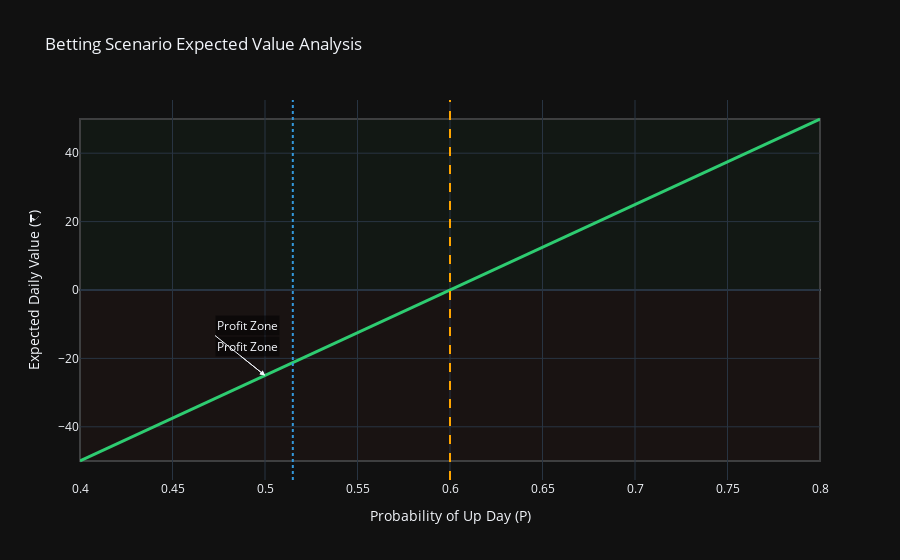

The cell this chart's notebook holds for it:
### Markdown cell above
## Problem 5: Trading Scenario

### Expected Value Calculation
For betting scenario:
- Win ₹100 on Up days ($P(\text{Up}) = p$)
- Lose ₹150 on Down days ($P(\text{Down}) = 1-p$)

Expected value:
$$ EV = (100 \times p) + (-150 \times (1-p)) $$

Breakeven when:
$$ EV > 0 \Rightarrow p > 0.6 $$

### Code cell
# Betting scenario parameters
WIN_AMOUNT = 100  # ₹ won on up days
LOSS_AMOUNT = -150  # ₹ lost on down days

# Calculate expected value
def betting_expected_value(p_up, win=WIN_AMOUNT, loss=LOSS_AMOUNT):
    """Calculate expected value of daily betting scenario"""
    p_down = 1 - p_up
    return (win * p_up) + (loss * p_down)

# Calculate breakeven probability
breakeven_p = abs(LOSS_AMOUNT) / (abs(LOSS_AMOUNT) + WIN_AMOUNT)

# Create visualization
p_range = np.linspace(0.4, 0.8, 100)
ev_values = [betting_expected_value(p) for p in p_range]

ev_fig = go.Figure()
ev_fig.add_trace(
    go.Scatter(
        x=p_range, 
        y=ev_values,
        mode='lines',
        line=dict(color='#2ECC71', width=3),
        hovertemplate="P(Up): %{x:.3f}<br>EV: ₹%{y:.2f}<extra></extra>"
    )
)

# Add breakeven point
ev_fig.add_vline(
    x=breakeven_p, 
    line_dash="dash", 
    line_color="orange",
    annotation_text=f"Breakeven: {breakeven_p:.3f}", 
    annotation_position="top right"
)

# Add current probability
ev_fig.add_vline(
    x=p_up, 
    line_dash="dot", 
    line_color="#3498DB",
    annotation_text=f"Current: {p_up:.3f}", 
    annotation_position="bottom right"
)

ev_fig.update_layout(
    title="Betting Scenario Expected Value Analysis",
    xaxis_title="Probability of Up Day (P)",
    yaxis_title="Expected Daily Value (₹)",
    template="plotly_dark",
    height=500,
    annotations=[
        dict(
            x=0.5,
            y=betting_expected_value(0.5),
            xref="x",
            yref="y",
            text="Profit Zone",
            showarrow=True,
            arrowhead=2,
            ax=-50,
            ay=-40,
            bgcolor="rgba(0,0,0,0.5)"
        )
    ]
)

ev_fig.add_hrect(
    y0=0, 
    y1=max(ev_values),
    fillcolor="rgba(46, 204, 113, 0.2)",
    opacity=0.2,
    layer="below"
)

ev_fig.add_hrect(
    y0=min(ev_values), 
    y1=0,
    fillcolor="rgba(231, 76, 60, 0.2)",
    opacity=0.2,
    layer="below"
)

ev_fig.show()

# Print conclusion
expected_value = betting_expected_value(p_up)
print("\nBetting Scenario Evaluation:")
print(f"Current P(UP): {p_up:.4f}")
print(f"Expected Daily Value: ₹{expected_value:.2f}")
print(f"Breakeven Probability: {breakeven_p:.4f}")
print("Conclusion: " + ("Profitable" if expected_value > 0 else "Not Profitable"))

### Figure 1 — Plotly figure (JSON) as saved in the notebook; plotly's stock layout.template omitted (floating-point values rounded to 4 significant figures)
{"data": [{"hovertemplate": "P(Up): %{x:.3f}<br>EV: ₹%{y:.2f}<extra></extra>", "line": {"color": "#2ECC71", "width": 3}, "mode": "lines", "type": "scatter", "x": [0.4, 0.404, 0.4081, 0.4121, 0.4162, 0.4202, 0.4242, 0.4283, 0.4323, 0.4364, 0.4404, 0.4444, 0.4485, 0.4525, 0.4566, 0.4606, 0.4646, 0.4687, 0.4727, 0.4768, 0.4808, 0.4848, 0.4889, 0.4929, 0.497, 0.501, 0.5051, 0.5091, 0.5131, 0.5172, 0.5212, 0.5253, 0.5293, 0.5333, 0.5374, 0.5414, 0.5455, 0.5495, 0.5535, 0.5576, 0.5616, 0.5657, 0.5697, 0.5737, 0.5778, 0.5818, 0.5859, 0.5899, 0.5939, 0.598, 0.602, 0.6061, 0.6101, 0.6141, 0.6182, 0.6222, 0.6263, 0.6303, 0.6343, 0.6384, 0.6424, 0.6465, 0.6505, 0.6545, 0.6586, 0.6626, 0.6667, 0.6707, 0.6747, 0.6788, 0.6828, 0.6869, 0.6909, 0.6949, 0.699, 0.703, 0.7071, 0.7111, 0.7152, 0.7192, 0.7232, 0.7273, 0.7313, 0.7354, 0.7394, 0.7434, 0.7475, 0.7515, 0.7556, 0.7596, 0.7636, 0.7677, 0.7717, 0.7758, 0.7798, 0.7838, 0.7879, 0.7919, 0.796, 0.8], "y": [-50, -48.99, -47.98, -46.97, -45.96, -44.95, -43.94, -42.93, -41.92, -40.91, -39.9, -38.89, -37.88, -36.87, -35.86, -34.85, -33.84, -32.83, -31.82, -30.81, -29.8, -28.79, -27.78, -26.77, -25.76, -24.75, -23.74, -22.73, -21.72, -20.71, -19.7, -18.69, -17.68, -16.67, -15.66, -14.65, -13.64, -12.63, -11.62, -10.61, -9.596, -8.586, -7.576, -6.566, -5.556, -4.545, -3.535, -2.525, -1.515, -0.5051, 0.5051, 1.515, 2.525, 3.535, 4.545, 5.556, 6.566, 7.576, 8.586, 9.596, 10.61, 11.62, 12.63, 13.64, 14.65, 15.66, 16.67, 17.68, 18.69, 19.7, 20.71, 21.72, 22.73, 23.74, 24.75, 25.76, 26.77, 27.78, 28.79, 29.8, 30.81, 31.82, 32.83, 33.84, 34.85, 35.86, 36.87, 37.88, 38.89, 39.9, 40.91, 41.92, 42.93, 43.94, 44.95, 45.96, 46.97, 47.98, 48.99, 50.0]}], "layout": {"annotations": [{"arrowhead": 2, "ax": -50, "ay": -40, "bgcolor": "rgba(0, 0, 0, 0.5)", "showarrow": true, "text": "Profit Zone", "x": 0.5, "xanchor": "left", "xref": "x", "y": -25, "yanchor": "top", "yref": "y"}, {"arrowhead": 2, "ax": -50, "ay": -40, "bgcolor": "rgba(0, 0, 0, 0.5)", "showarrow": true, "text": "Profit Zone", "x": 0.5, "xanchor": "left", "xref": "x", "y": -25, "yanchor": "bottom", "yref": "y"}], "autosize": true, "shapes": [{"line": {"color": "orange", "dash": "dash"}, "type": "line", "x0": 0.6, "x1": 0.6, "xref": "x", "y0": 0, "y1": 1, "yref": "y domain"}, {"line": {"color": "#3498DB", "dash": "dot"}, "type": "line", "x0": 0.515, "x1": 0.515, "xref": "x", "y0": 0, "y1": 1, "yref": "y domain"}, {"fillcolor": "rgba(46, 204, 113, 0.2)", "layer": "below", "opacity": 0.2, "type": "rect", "x0": 0, "x1": 1, "xref": "x domain", "y0": 0, "y1": 50.0, "yref": "y"}, {"fillcolor": "rgba(231, 76, 60, 0.2)", "layer": "below", "opacity": 0.2, "type": "rect", "x0": 0, "x1": 1, "xref": "x domain", "y0": -50, "y1": 0, "yref": "y"}], "title": {"text": "Betting Scenario Expected Value Analysis"}, "xaxis": {"autorange": true, "range": [0.4, 0.8], "title": {"text": "Probability of Up Day (P)"}, "type": "linear"}, "yaxis": {"autorange": true, "range": [-55.56, 55.56], "title": {"text": "Expected Daily Value (₹)"}, "type": "linear"}}}
